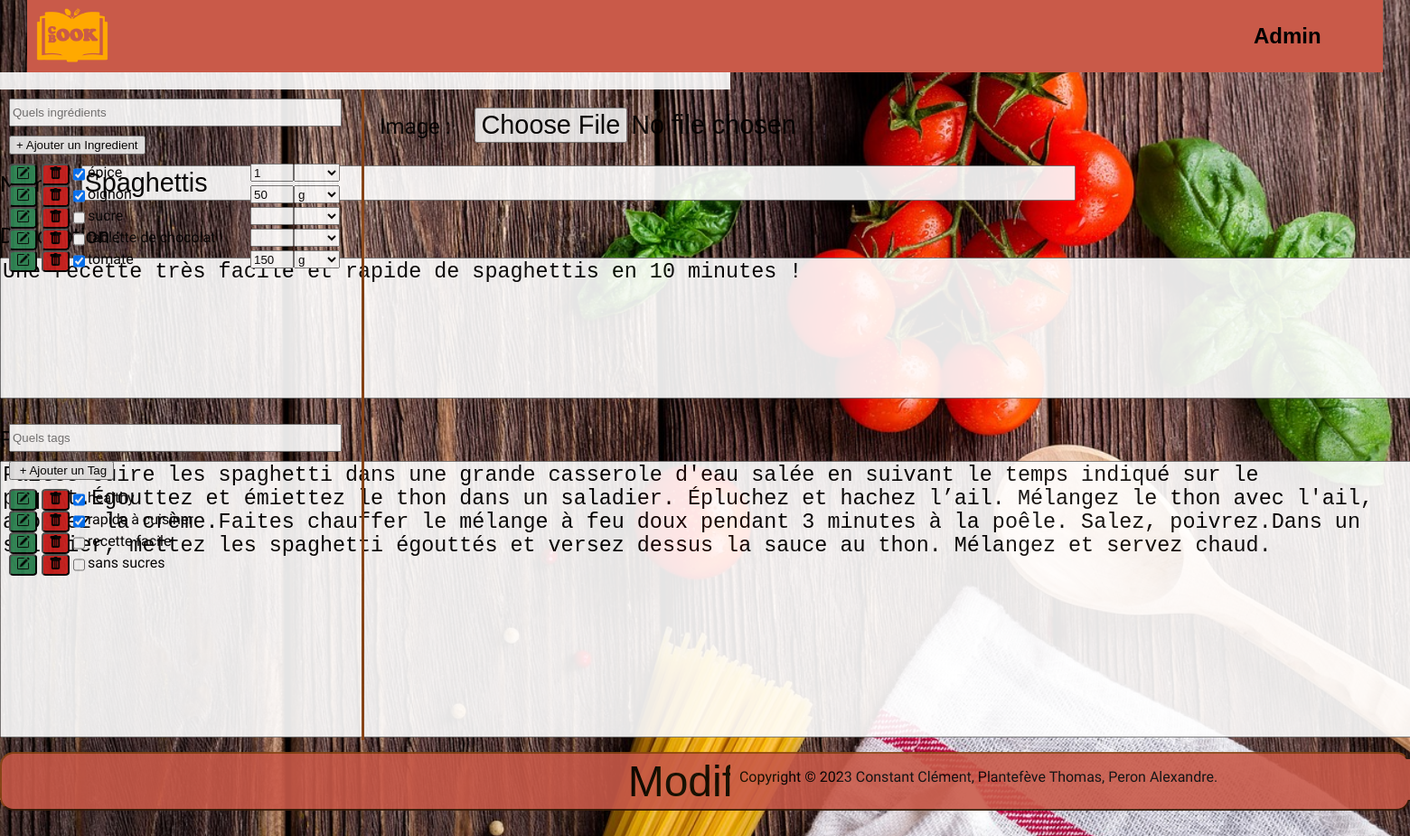
Page /pages/EditRec/edit.php?idRecette=1 on the committed database.
### tables this page shows
CREATE TABLE `recette` (
  `idRecette` int(11) NOT NULL,
  `nomRecette` varchar(50) NOT NULL,
  `imgRecette` varchar(50) NOT NULL,
  `Description` varchar(500) NOT NULL,
  `Preparation` varchar(2000) NOT NULL
);

### class/pdowrapper/pdowrapper.php (called while the page is built, shortened)
<?php
class PdoWrapper
{
    private $pdo ;
    public function __construct($db_name, $db_host='127.0.0.1', $db_port='3306', $db_user = 'root', $db_pwd=''){
        $this->db_name = $db_name ;
        $this->db_host = $db_host ;
        $this->db_port = $db_port ;
        $this->db_user = $db_user ;
        $this->db_pwd = $db_pwd ;
        $dsn = 'mysql:dbname=' . $this->db_name . ';host='. $this->db_host. ';port=' . $this->db_port;
        try{
            $this->pdo = new PDO($dsn, $this->db_user, $this->db_pwd);
            $this->pdo->exec("set names utf8");
        }catch (\Exception $ex){
            die('Error : ' . $ex->getMessage()) ;
        }
    }
    public function exec($statement, $params, $classname=null){
        $res = $this->pdo->prepare($statement) ;
        $res->execute($params) or die(print_r($res->errorInfo()));
        if($classname != null){
            $data = $res->fetchAll(PDO::FETCH_CLASS, $classname);
        }else{
            $data = $res->fetchAll(PDO::FETCH_OBJ);
        }
        return $data ;
    }
}

### class/cb/CookbookDB.php (called while the page is built, shortened)
<?php
class cookbookDB extends PdoWrapper
{
    public function getRecette($id)
    {
        return $this->exec("SELECT * FROM recette WHERE idRecette = '$id'", null);
    }
}

### class/Autoloader.php (called while the page is built, shortened)
<?php
class Autoloader
{
    static function autoload($class_name){
        $class_name = str_replace('\\', DIRECTORY_SEPARATOR, $class_name) ;
    }
}

### pages/EditRec/edit.php (the view, shortened to what this page needs)
<?php
require ".." . DIRECTORY_SEPARATOR . ".." . DIRECTORY_SEPARATOR . 'class' . DIRECTORY_SEPARATOR . 'Autoloader.php';
$cb = new \cb\cookbookDB();
$data = $cb->getRecette($_SESSION['id']);
$nom = $data[0]->nomRecette;
$desc = $data[0]->Description;
$prepa = $data[0]->Preparation;
$ed = new \Edit\Edit();
?>
<div id="reste_page">
    <?php
    if (!isset($_SESSION['response'])) :
        $ed->generateformRecette($nom, $desc, $prepa);
    endif; ?>
</div>
<link rel="stylesheet" href="../../CSS/add.css">

### class/Edit/Edit.php (shortened to what this page needs)
<?php
class Edit
{
    function generateformRecette(string $nom=null, string $descr=null, string $prepa=null, $error=null, $img=false): void{ ?>
        <div id = "Editform" class="edit" >
            <div class="form-group">
                <div id = "img">
                    Image : <input id="input_img"  class = "input"
                                   type="file" name="image" accept="image/png, image/gif, image/jpeg" autofocus>
                </div>
                <div id = "nom">
                    Nom : <input id="input_nom" <?php if($error != null): if($error[0]) :?>class = "error" <?php else :?> class = "input" <?php endif; endif; ?>
                                 type="text" name="nom" placeholder="Nom de la recette" value="<?php echo $nom ?>" autofocus>
                </div>
                <div id = "desc">
                    Description : <?php if($error!= null): if($error[1]) : ?><span class = "errortext">Ajouter une Description !</span> <?php endif; endif; ?>
                    <br><textarea id="input_desc" <?php if($error != null): if($error[1]) :?>class = "error" <?php else :?> class = "input" <?php endif; endif; ?>
                        name="description" placeholder="Description de la recette" value="<?php echo $descr?>" autofocus><?php echo $descr ?></textarea>
                </div>
                <div id = "prep">
                    Preparation : <?php if($error!= null): if($error[2]) : ?><span class = "errortext">Ajouter une Preparation !</span> <?php endif; endif; ?>
                    <br><textarea id="input_prep" <?php if($error != null): if($error[2]) :?>class = "error" <?php else :?> class = "input" <?php endif; endif; ?>
                        name="preparation" placeholder="Préparation de la recette" value="<?php echo $prepa?>" autofocus><?php echo $prepa ?></textarea>
                </div>
                <input id = "editsubmit"  type="submit" name="submit" class="submit" value="Modifier
">
            </div>
        </div>
        <?php
    }
}
?>

### class/Template/css/main.css (style rules this page uses)
html, body { background-image: url("../img/Fond.jpg"); background-repeat: no-repeat; background-attachment: fixed; background-size: cover; height: 50%; margin: 0; }

### CSS/add.css (style rules this page uses)
#reste_page { margin-left: 400px; }
.form-group { display: ruby; margin-left: 420px; margin-right: 20px; font-size: 1.5em; }
#img { width: 100%; display: block; text-align: start; }
#input_img { font-size: 1.2em; margin-left: 20px; margin-top: 20px; width: 60%; }
#nom { margin-top: 25px; width: 100%; display: block; text-align: start; }
#input_nom { font-size: 1.2em; margin-left: 20px; width: 70%; }
#desc { margin-top: 25px; width: 100%; display: block; text-align: start; }
#input_desc { resize: none; font-size: 1.2em; margin-top: 10px; width: 100%; height: 150px; }
#prep { margin-top: 25px; width: 100%; display: block; text-align: start; }
#input_prep { resize: none; font-size: 1.2em; margin-top: 10px; width: 100%; height: 300px; }
.submit { margin-bottom: 50px; margin-top: 10px; font-size: 2em; height: 65px; width: 100%; background-color: #c95a49; border-color: saddlebrown; border-radius: 15px; }

### rows in the picture
recette: nom "Spaghettis", description "Une recette très facile et rapide de spaghettis en 10 minutes !", preparation "Faites cuire les spaghetti dans une grande casserole d'eau salée en suivant le temps indiqué sur le paquet.Égouttez et émiettez le thon dans un saladier. Épluchez et hachez l’ail. Mélangez le thon avec l'ail, ajoutez la crème.Faites chauffer le mélange à feu doux pendant 3 minutes à la poêle. Salez, poivrez.Dans un saladier, mettez les spaghetti égouttés et versez dessus la sauce au thon. Mélangez et servez chaud."
